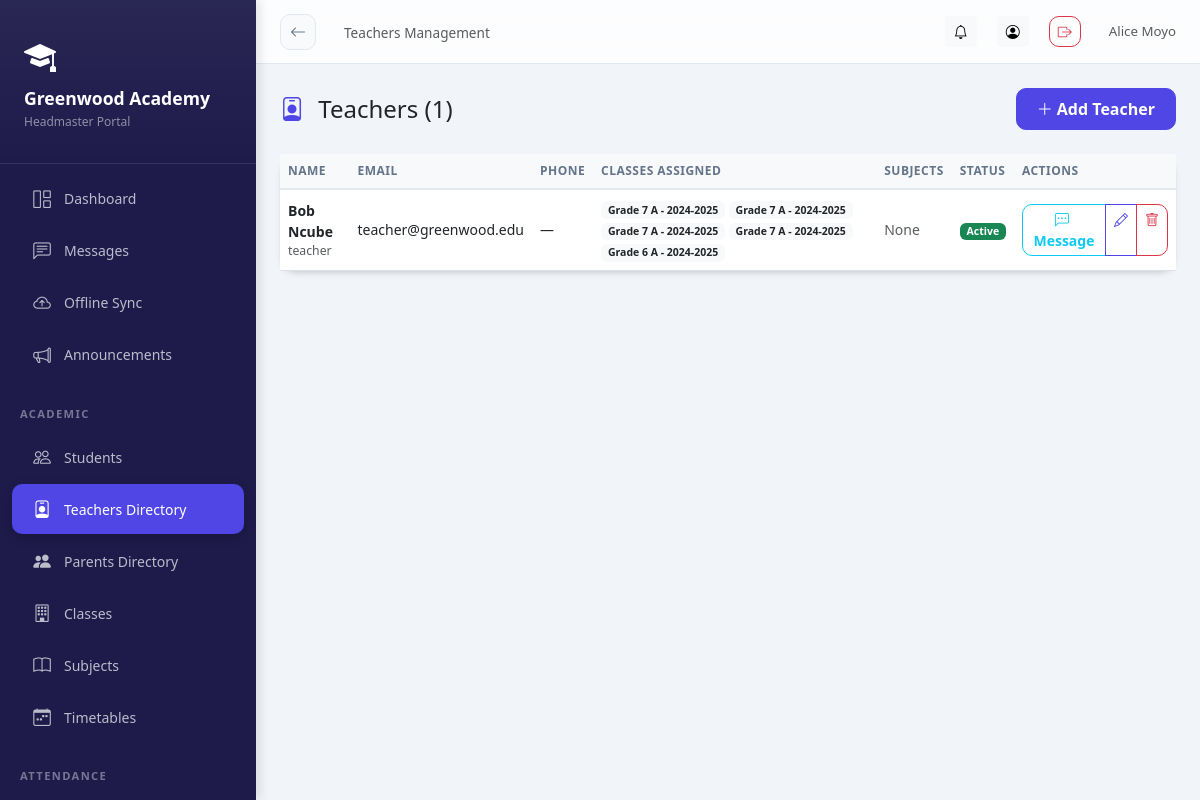
The app's page /academics/teachers/ (signed in) with its own data.
### schools/models.py (models this page shows, shortened)
class School(models.Model):
    STATUS_CHOICES = [
        ('pending', 'Pending Approval'),
        ('active', 'Active'),
        ('suspended', 'Suspended'),
        ('rejected', 'Rejected'),
    ]
    name = models.CharField(max_length=200)
    subdomain = models.CharField(max_length=50, unique=True, db_index=True)
    email = models.EmailField()
    phone = models.CharField(max_length=20, blank=True)
    address = models.TextField(blank=True)
    logo = models.ImageField(upload_to='school_logos/', blank=True, null=True)
    theme_color = models.CharField(max_length=7, default='#4F46E5', help_text='Hex color code')
    motto = models.CharField(max_length=200, blank=True)
    status = models.CharField(max_length=20, choices=STATUS_CHOICES, default='pending')
    is_demo = models.BooleanField(default=False)
    created_at = models.DateTimeField(auto_now_add=True)
    updated_at = models.DateTimeField(auto_now=True)
    is_deleted = models.BooleanField(default=False)
    parent_registration_enabled = models.BooleanField(default=True)
    registration_token = models.CharField(max_length=100, unique=True, blank=True, null=True)
    subscription_active = models.BooleanField(default=False)
    subscription_expires = models.DateTimeField(null=True, blank=True)
    GRADING_SYSTEM_CHOICES = [
        ('system', 'System Grading (Default: 30% CA, 70% Exam)'),
        ('custom_weights', 'Custom CA/Exam Weights'),
        ('multiple_components', 'Multiple Assessment Components'),
        ('subject_specific', 'Subject-Specific Grading'),
    ]
    grading_system = models.CharField(
        max_length=30,
        choices=GRADING_SYSTEM_CHOICES,
        default='system',
        help_text='Choose the grading system for your school'
    )
    ca_weight = models.FloatField(
        default=30.0,
        help_text='Weight percentage for Continuous Assessment (CA)',
        validators=[MinValueValidator(0), MaxValueValidator(100)]
    )
    exam_weight = models.FloatField(
        default=70.0,
        help_text='Weight percentage for Exam',
        validators=[MinValueValidator(0), MaxValueValidator(100)]
    )
    class Meta:
        ordering = ['-created_at']

class SchoolUser(SyncBaseModel):
    ROLE_CHOICES = [
        ('headmaster', 'Headmaster'),
        ('admin', 'School Admin'),
        ('teacher', 'Teacher'),
        ('student', 'Student'),
        ('parent', 'Parent'),
    ]
    user = models.ForeignKey(User, on_delete=models.CASCADE, related_name='school_memberships')
    school = models.ForeignKey(School, on_delete=models.CASCADE, related_name='members', db_index=True)
    role = models.CharField(max_length=20, choices=ROLE_CHOICES, db_index=True)
    is_active = models.BooleanField(default=True, db_index=True)
    signature = models.ImageField(upload_to='signatures/', blank=True, null=True)
    class Meta:
        unique_together = ['user', 'school']

### academics/models.py (models this page shows, shortened)
class TeacherSubjectAssignment(SyncBaseModel):
    school = models.ForeignKey(School, on_delete=models.CASCADE, related_name='teacher_subject_assignments', null=True, blank=True)
    teacher = models.ForeignKey(
        SchoolUser,
        on_delete=models.CASCADE,
        limit_choices_to={'role': 'teacher'},
        related_name='subject_assignments'
    )
    subject = models.ForeignKey(Subject, on_delete=models.CASCADE, related_name='teacher_assignments')
    class_section = models.ForeignKey(ClassSection, on_delete=models.CASCADE, related_name='teacher_subjects')
    academic_year = models.ForeignKey(AcademicYear, on_delete=models.CASCADE, related_name='teacher_assignments')
    objects = TenantManager()
    all_objects = models.Manager()
    class Meta:
        unique_together = ['teacher', 'subject', 'class_section', 'academic_year']

class ClassSection(SyncBaseModel):
    school = models.ForeignKey(School, on_delete=models.CASCADE, related_name='class_sections')
    class_level = models.ForeignKey(ClassLevel, on_delete=models.CASCADE, related_name='sections')
    section_name = models.CharField(max_length=20)  # e.g., "A", "B", "Science"
    class_teacher = models.ForeignKey(
        SchoolUser,
        on_delete=models.SET_NULL,
        null=True,
        blank=True,
        limit_choices_to={'role': 'teacher'},
        related_name='homeroom_classes'
    )
    academic_year = models.ForeignKey(AcademicYear, on_delete=models.CASCADE, related_name='sections')
    objects = TenantManager()
    all_objects = models.Manager()
    class Meta:
        unique_together = ['class_level', 'section_name', 'academic_year']
        ordering = ['class_level__order', 'section_name']
    def __str__(self):
        return f"{self.class_level.name} {self.section_name} - {self.academic_year.name}"

class ClassLevel(SyncBaseModel):
    school = models.ForeignKey(School, on_delete=models.CASCADE, related_name='class_levels')
    name = models.CharField(max_length=50)  # e.g., "Grade 1", "Class 5"
    order = models.IntegerField(default=0)
    objects = TenantManager()
    all_objects = models.Manager()
    class Meta:
        ordering = ['order', 'name']

class AcademicYear(SyncBaseModel):
    school = models.ForeignKey(School, on_delete=models.CASCADE, related_name='academic_years')
    name = models.CharField(max_length=50)  # e.g., "2024-2025"
    start_date = models.DateField()
    end_date = models.DateField()
    is_current = models.BooleanField(default=False)
    objects = TenantManager()
    all_objects = models.Manager()
    class Meta:
        ordering = ['-start_date']

### academics/views.py (the view)
# urls.py: path('teachers/', views.TeacherListView.as_view(), name='teacher_list'),
@method_decorator(login_required, name='dispatch')
class TeacherListView(ListView):
    model = SchoolUser
    template_name = 'academics/teacher_list.html'
    context_object_name = 'teachers'
    def get_queryset(self):
        return SchoolUser.objects.filter(
            school=self.request.school,
            role='teacher',
            is_active=True
        ).select_related('user')
    def get_context_data(self, **kwargs):
        context = super().get_context_data(**kwargs)
        context['assignments'] = TeacherSubjectAssignment.objects.filter(
            class_section__school=self.request.school
        ).select_related('teacher__user', 'subject', 'class_section')
        context['teachers'] = self.get_queryset()
        return context

### core/models.py (called while the page is built)
    def get_queryset(self):
        queryset = super().get_queryset()
        school = get_current_school()
        if school:
            return queryset.filter(school=school)
        return queryset

### schools/context_processors.py (called while the page is built)
def school_context(request):
    school = getattr(request, 'school', None)
    school_role = ''
    if school and request.user.is_authenticated:
        try:
            su = SchoolUser.objects.get(user=request.user, school=school, is_active=True)
            school_role = su.role
        except SchoolUser.DoesNotExist:
            pass
    return {
        'current_school': school,
        'school_role': school_role,
    }

### academics/templates/academics/teacher_list.html (shortened to what this page needs)
{% extends 'base_dashboard.html' %}
{% block page_title %}Teachers Management{% endblock %}
{% block content %}
<div class="d-flex justify-content-between align-items-center mb-4">
  <h4 class="mb-0">
    <i class="bi bi-person-badge me-2 text-primary"></i>
    {% if school_role == 'parent' %}Teachers Directory{% else %}Teachers ({{ teachers|length }}){% endif %}
  </h4>
  {% if school_role in 'headmaster,admin' %}
  <a href="{% url 'academics:teacher_add' %}" class="btn btn-primary">
    <i class="bi bi-plus-lg me-1"></i>Add Teacher
  </a>
  {% endif %}
</div>
<div class="card">
  <div class="card-body p-0">
    <div class="table-responsive">
      <table class="table table-hover mb-0">
        <thead class="table-light">
          <tr>
            <th>Name</th>
            <th>Email</th>
            <th>Phone</th>
            <th>Classes Assigned</th>
            <th>Subjects</th>
            <th>Status</th>
            <th>Actions</th>
          </tr>
        </thead>
        <tbody>
          {% for teacher in teachers %}
          <tr>
            <td>
              <div>
                <strong>{{ teacher.user.get_full_name }}</strong>
                <div class="small text-muted">{{ teacher.role }}</div>
              </div>
            </td>
            <td>{{ teacher.user.email }}</td>
            <td>{{ teacher.phone|default:"—" }}</td>
            <td>
              {% with assignments=teacher.subject_assignments.all %}
                {% if assignments %}
                  {% for assignment in assignments %}
                    <span class="badge bg-light text-dark">{{ assignment.class_section }}</span>
                  {% endfor %}
                {% else %}
                  <span class="text-muted">None</span>
                {% endif %}
              {% endwith %}
            </td>
            <td>
              {% with subjects=teacher.subjects.all %}
                {% if subjects %}
                  {% for subject in subjects %}
                    <span class="badge bg-primary">{{ subject.name }}</span>
                  {% endfor %}
                {% else %}
                  <span class="text-muted">None</span>
                {% endif %}
              {% endwith %}
            </td>
            <td>
              <span class="badge {% if teacher.is_active %}bg-success{% else %}bg-danger{% endif %}">
                {% if teacher.is_active %}Active{% else %}Inactive{% endif %}
              </span>
            </td>
            <td>
              <div class="btn-group btn-group-sm" role="group">
                {% if request.user != teacher.user %}
                <a href="{% url 'messaging:start' teacher.user.id %}" class="btn btn-outline-info" title="Message">
                  <i class="bi bi-chat-left-dots me-1"></i>Message
                </a>
                {% endif %}
                {% if school_role in 'headmaster,admin' %}
                <a href="{% url 'academics:teacher_edit' teacher.pk %}" class="btn btn-outline-primary" title="Edit">
                  <i class="bi bi-pencil"></i>
                </a>
                <a href="{% url 'academics:teacher_delete' teacher.pk %}" class="btn btn-outline-danger"
                   onclick="return confirm('Delete ' + '{{ teacher.user.get_full_name }}? This cannot be undone.');" title="Delete">
                  <i class="bi bi-trash"></i>
                </a>
                {% endif %}
              </div>
            </td>
          </tr>
          {% endfor %}
        </tbody>
      </table>
    </div>
  </div>
</div>
{% endblock %}

### templates/base_dashboard.html (shortened to what this page needs)
<!DOCTYPE html>
<html lang="en">
<head>
<link rel="stylesheet" href="https://cdn.jsdelivr.net/npm/bootstrap@5.3.0/dist/css/bootstrap.min.css">
<link rel="stylesheet" href="https://cdn.jsdelivr.net/npm/bootstrap-icons@1.11.0/font/bootstrap-icons.css">
<link href="https://cdn.jsdelivr.net/npm/tom-select@2.2.2/dist/css/tom-select.bootstrap5.css" rel="stylesheet">
</head>
<body>
<div class="sidebar" id="sidebar">
  <div class="sidebar-brand">
    {% if current_school.logo %}
      <img src="{{ current_school.logo.url }}" alt="{{ current_school.name }}" class="rounded">
  {% else %}
    <i class="bi bi-mortarboard-fill text-white mb-2 d-block" style="font-size: 2rem;"></i>
  {% endif %}
  <h5>{{ current_school.name|default:"AcademiaLink" }}</h5>
  <small>{{ school_role|title }} Portal</small>
  </div>
  <nav class="py-2">
    <a href="{% url 'analytics:dashboard' %}" class="nav-link {% if request.path == '/analytics/dashboard/' %}active{% endif %}">
      <i class="bi bi-grid-1x2"></i> Dashboard
    </a>
    <a href="{% url 'messaging:list' %}" class="nav-link {% if 'messages' in request.path %}active{% endif %}">
      <i class="bi bi-chat-left-text"></i> Messages
    </a>
    <a href="{% url 'offline_sync' %}" class="nav-link {% if request.resolver_match.url_name == 'offline_sync' %}active{% endif %}">
      <i class="bi bi-cloud-arrow-up"></i>
      <span>Offline Sync</span>
    </a>
    <a href="{% url 'notifications:announcements' %}" class="nav-link {% if 'announcements' in request.path %}active{% endif %}">
      <i class="bi bi-megaphone"></i> Announcements
    </a>
    {% if school_role in 'headmaster,teacher' %}
    <div class="nav-section">Academic</div>
    <a href="{% url 'academics:student_list' %}" class="nav-link {% if 'students' in request.path %}active{% endif %}">
      <i class="bi bi-people"></i> Students
    </a>
    {% if school_role in 'headmaster,teacher,admin' %}
    <a href="{% url 'academics:teacher_list' %}" class="nav-link {% if 'teachers' in request.path %}active{% endif %}">
      <i class="bi bi-person-badge"></i> Teachers Directory
    </a>
    <a href="{% url 'academics:parent_list' %}" class="nav-link {% if 'parents' in request.path %}active{% endif %}">
      <i class="bi bi-people-fill"></i> Parents Directory
    </a>
    {% endif %}
    <a href="{% url 'academics:class_section_list' %}" class="nav-link {% if 'sections' in request.path %}active{% endif %}">
      <i class="bi bi-building"></i> Classes
    </a>
    <a href="{% url 'academics:subject_list' %}" class="nav-link {% if 'subjects' in request.path %}active{% endif %}">
      <i class="bi bi-book"></i> Subjects
    </a>
    {% if school_role in 'headmaster,teacher,admin' %}
    <a href="{% url 'timetable:dashboard' %}" class="nav-link {% if 'timetable' in request.path %}active{% endif %}">
      <i class="bi bi-calendar-week"></i> Timetables
    </a>
    {% endif %}
    <div class="nav-section">Attendance</div>
    <a href="{% url 'attendance:home' %}" class="nav-link {% if 'attendance' in request.path %}active{% endif %}">
    </a>
    {% endif %}
  </nav>
</div>
<div class="main-content">
  <div class="topbar">
    <div class="topbar-left">
      <a href="javascript:history.back()" class="btn-back d-none d-md-flex" id="global-back-btn" title="Go Back">
        <i class="bi bi-arrow-left"></i>
      </a>
      <nav aria-label="breadcrumb" class="d-none d-md-block">
        <span class="text-muted" style="font-size:.85rem;">{% block page_title %}{% endblock %}</span>
      </nav>
    </div>
    <div class="topbar-right">
        <a href="{% url 'notifications:list' %}" class="btn btn-sm btn-light position-relative" title="Notifications">
        <i class="bi bi-bell"></i>
      </a>
      <a href="{% url 'accounts:profile' %}" class="btn btn-sm btn-light" title="Profile">
        <i class="bi bi-person-circle"></i>
      </a>
      <a href="{% url 'accounts:logout' %}" class="btn btn-sm btn-outline-danger" title="Logout">
        <i class="bi bi-box-arrow-right"></i>
      </a>
      <span class="text-muted d-none d-md-inline-block ms-2" style="font-size:.83rem;">
        {{ user.get_full_name|default:user.username }}
      </span>
    </div>
  </div>
  <div class="page-content">
    {% block content %}{% endblock %}
  </div>
</div>
</body>
</html>

### records on screen
School: name "Greenwood Academy"
SchoolUser: role "Headmaster"
SchoolUser: user.get_full_name "Bob Ncube", role "teacher", user.email "teacher@greenwood.edu", phone "—", is_active "Active", shows "Message"
TeacherSubjectAssignment: class_section "Grade 7 A - 2024-2025"
TeacherSubjectAssignment: class_section "Grade 7 A - 2024-2025"
TeacherSubjectAssignment: class_section "Grade 7 A - 2024-2025"
TeacherSubjectAssignment: class_section "Grade 7 A - 2024-2025"
TeacherSubjectAssignment: class_section "Grade 6 A - 2024-2025"

### other values on screen
{{ user.get_full_name|default:user.username }} "Alice Moyo"
{{ teachers|length }} "1"
